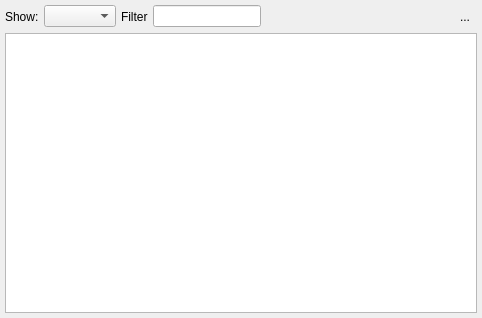
<?xml version="1.0" encoding="UTF-8"?>
<ui version="4.0">
 <class>qf::gui::framework::LogWidget</class>
 <widget class="QWidget" name="qf::gui::framework::LogWidget">
  <property name="geometry">
   <rect>
    <x>0</x>
    <y>0</y>
    <width>482</width>
    <height>318</height>
   </rect>
  </property>
  <property name="windowTitle">
   <string>Form</string>
  </property>
  <layout class="QVBoxLayout" name="verticalLayout">
   <property name="spacing">
    <number>5</number>
   </property>
   <property name="leftMargin">
    <number>5</number>
   </property>
   <property name="topMargin">
    <number>5</number>
   </property>
   <property name="rightMargin">
    <number>5</number>
   </property>
   <property name="bottomMargin">
    <number>5</number>
   </property>
   <item>
    <layout class="QHBoxLayout" name="horizontalLayout">
     <item>
      <widget class="QLabel" name="label">
       <property name="text">
        <string>Show:</string>
       </property>
      </widget>
     </item>
     <item>
      <widget class="QComboBox" name="severityTreshold"/>
     </item>
     <item>
      <widget class="QLabel" name="label_2">
       <property name="text">
        <string>Filter</string>
       </property>
      </widget>
     </item>
     <item>
      <widget class="QLineEdit" name="edFilter">
       <property name="clearButtonEnabled">
        <bool>true</bool>
       </property>
      </widget>
     </item>
     <item>
      <spacer name="horizontalSpacer">
       <property name="orientation">
        <enum>Qt::Orientation::Horizontal</enum>
       </property>
       <property name="sizeHint" stdset="0">
        <size>
         <width>40</width>
         <height>20</height>
        </size>
       </property>
      </spacer>
     </item>
     <item>
      <widget class="QToolButton" name="btClearLog">
       <property name="toolTip">
        <string>Clear</string>
       </property>
       <property name="icon">
        <iconset resource="../../images/flat/qf_gui_images_flat.qrc">
         <normaloff>:/qf/gui/images/flat/delete.svg</normaloff>:/qf/gui/images/flat/delete.svg</iconset>
       </property>
       <property name="autoRaise">
        <bool>true</bool>
       </property>
      </widget>
     </item>
     <item>
      <widget class="QToolButton" name="btCopyToClipboard">
       <property name="toolTip">
        <string>Copy to clipboard.</string>
       </property>
       <property name="icon">
        <iconset resource="../../images/flat/qf_gui_images_flat.qrc">
         <normaloff>:/qf/gui/images/flat/copy.svg</normaloff>:/qf/gui/images/flat/copy.svg</iconset>
       </property>
       <property name="autoRaise">
        <bool>true</bool>
       </property>
      </widget>
     </item>
     <item>
      <widget class="QToolButton" name="btResizeColumns">
       <property name="toolTip">
        <string>Resize columns to fit content</string>
       </property>
       <property name="icon">
        <iconset resource="../../images/flat/qf_gui_images_flat.qrc">
         <normaloff>:/qf/gui/images/flat/zoom_fitwidth.svg</normaloff>:/qf/gui/images/flat/zoom_fitwidth.svg</iconset>
       </property>
       <property name="autoRaise">
        <bool>true</bool>
       </property>
      </widget>
     </item>
     <item>
      <widget class="QToolButton" name="btTableMenu">
       <property name="toolTip">
        <string>Event log options</string>
       </property>
       <property name="text">
        <string>...</string>
       </property>
       <property name="icon">
        <iconset resource="../../images/flat/qf_gui_images_flat.qrc">
         <normaloff>:/qf/gui/images/flat/settings.svg</normaloff>:/qf/gui/images/flat/settings.svg</iconset>
       </property>
       <property name="popupMode">
        <enum>QToolButton::ToolButtonPopupMode::InstantPopup</enum>
       </property>
       <property name="autoRaise">
        <bool>true</bool>
       </property>
      </widget>
     </item>
    </layout>
   </item>
   <item>
    <widget class="qf::gui::framework::LogWidgetTableView" name="tableView">
     <property name="editTriggers">
      <set>QAbstractItemView::EditTrigger::NoEditTriggers</set>
     </property>
     <property name="selectionBehavior">
      <enum>QAbstractItemView::SelectionBehavior::SelectRows</enum>
     </property>
     <property name="gridStyle">
      <enum>Qt::PenStyle::NoPen</enum>
     </property>
     <attribute name="horizontalHeaderStretchLastSection">
      <bool>true</bool>
     </attribute>
    </widget>
   </item>
  </layout>
 </widget>
 <customwidgets>
  <customwidget>
   <class>qf::gui::framework::LogWidgetTableView</class>
   <extends>QTableView</extends>
   <header>src/framework/logwidget.h</header>
  </customwidget>
 </customwidgets>
 <resources>
  <include location="../../images/flat/qf_gui_images_flat.qrc"/>
 </resources>
 <connections/>
</ui>
